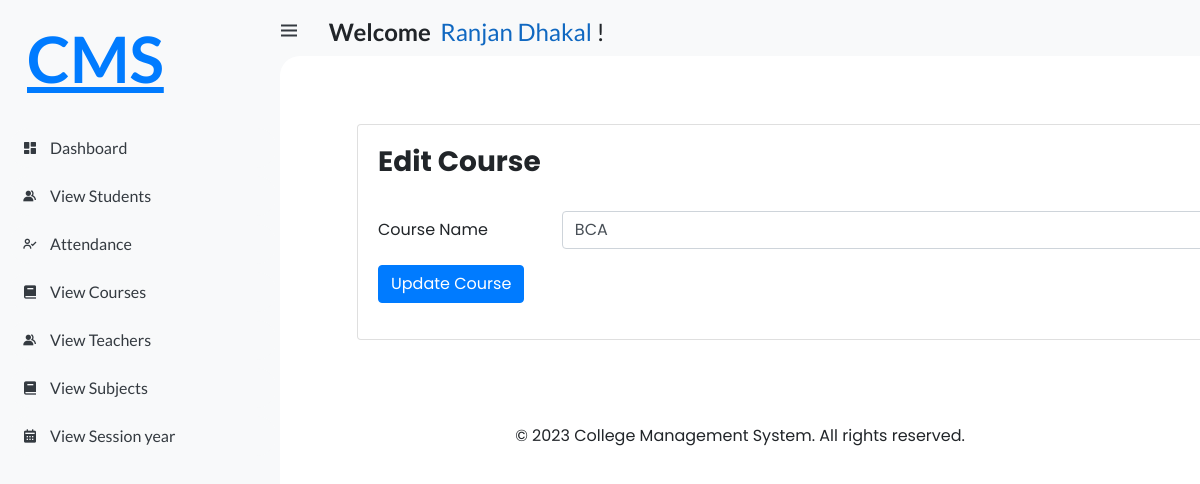
The app's page /hod/Courses/Edit/1 (signed in) with its own data.
### student_management_app/models.py (models this page shows, shortened)
class CustomUser(AbstractUser):
    USER = (
        (1, 'HOD'),
        (2, 'STAFF'),
        (3, 'STUDENT'),
    )
    user_type = models.CharField(choices=USER, max_length=50, default=1)
    profile_pic = models.ImageField(upload_to='media/profile_pic/')

class Course(models.Model):
    name = models.CharField(max_length=100)
    created_at = models.DateTimeField(auto_now_add=True)
    updated_at = models.DateTimeField(auto_now_add=True)

### student_management_system/Hod_views.py (the view)
# urls.py: path('hod/Courses/Edit/<str:id>', Hod_views.Edit_Courses, name="edit_courses"),
@login_required(login_url='/')
def Edit_Courses(request, id):
    course = Course.objects.get(id=id)
    context = {
        'course': course,
    }
    return render(request, 'Hod/edit_course.html', context)

### templates/Hod/edit_course.html (shortened to what this page needs)
{% extends 'index.html' %}
{% load static %}
{% block content %}
<link rel="stylesheet" href="{% static 'style/hod_styles/edit_course.css' %}">
<div class="card" >
  <div class="card-body">
    <div class="add_course">
        <h3><b>Edit Course</b></h3>
        <br>
        <form action="{% url 'update_courses'%}" method="post">
          <div class="form-group row">
            <label class="col-sm-2 col-form-label">Course Name</label>
            <div class="col-sm-10">
              <input type="text" class="form-control" id="name" name="name" value="{{course.name}}">
            </div>
          </div>
          <div class="form-group row">
            <div class="col-sm-10">
              <button type="submit" class="btn btn-primary">Update Course</button>
            </div>
          </div>
        </form>
    </div>
  </div>
</div>
{% endblock %}

### templates/index.html (shortened to what this page needs)
<!DOCTYPE html>
<html lang="en">
{% load static %}
{% load active_link_tags %}
<head>
	<link href='https://unpkg.com/boxicons@2.0.9/css/boxicons.min.css' rel='stylesheet'>
	<link rel="stylesheet" href="https://cdn.jsdelivr.net/npm/bootstrap@4.0.0/dist/css/bootstrap.min.css">
	<link rel="stylesheet" href="/static/css/base.css">
	<link rel="stylesheet" href="{% static 'style/index.css' %}">
	<link rel="stylesheet" href="https://cdn.jsdelivr.net/npm/bootstrap@4.0.0/dist/css/bootstrap.min.css">
</head>
<body>
	<section id="sidebar">
		<a href="{% url 'hod_home' %}" class="brand">
			<p style="margin-left: 27px;margin-top: 77px;font-size:4rem;">
				CMS
			</p>
		</a>
		{% if user.user_type == '1'%}
		<ul class="side-menu top">
			<li class="{% active_link 'hod_home' 'active' %}">
				<a href="{% url 'hod_home' %}">
					<i class='bx bxs-dashboard' ></i>
					<span class="text">Dashboard</span>
				</a>
			</li>
			<li class="{% active_link 'view_attendances' 'active' %}">
				<a href="{% url 'view_attendances' %}">
					<i class='bx bx-user-check' ></i>
					<span class="text">Attendance</span>
				</a>
			</li>
			<li class="{% active_link 'view_staffs' 'active' %}">
				<a href="{% url 'view_staffs' %}">
					<i class='bx bxs-group' ></i>
					<span class="text">Teachers</span>
				</a>
			</li>
			<li class="{% active_link 'view_students' 'active' %}">
				<a href="{% url 'view_students' %}">
					<i class='bx bxs-group' ></i>
					<span class="text">Students</span>
				</a>
			</li>
			<li class="{% active_link 'view_courses' 'active' %}">
				<a href="{% url 'view_courses' %}">
					<i class='bx bxs-book' ></i>
					<span class="text">Courses</span>
				</a>
			</li>
			<li class="{% active_link 'view_subjects' 'active' %}">
				<a href="{% url 'view_subjects' %}">
					<i class='bx bxs-book' ></i>
					<span class="text">Subjects</span>
				</a>
			</li>
			<li class="{% active_link 'view_sessions' 'active' %}">
				<a href="{% url 'view_sessions' %}">
					<i class='bx bxs-calendar' ></i>
					<span class="text">Session Year</span>
				</a>
			</li>
			<li class="{% active_link 'view_contacts' 'active' %}">
				<a href="{% url 'view_contacts' %}">
					<i class='bx bxs-contact' ></i>
					<span class="text">Contacts</span>
				</a>
			</li>
		</ul>
		{% elif user.user_type == '2'%}
		<ul class="side-menu top">
			<li class="{% active_link 'staff_home' 'active' %}">
				<a href="{% url 'staff_home' %}">
					<i class='bx bxs-dashboard' ></i>
					<span class="text">Dashboard</span>
				</a>
			</li>
			<li class="{% active_link 'feature_view_students' 'active' %}">
				<a href="{% url 'feature_view_students' %}">
					<i class='bx bxs-group' ></i>
					<span class="text">View Students</span>
				</a>
			</li>
			<li class="{% active_link 'view_staff_attendances' 'active' %}">
				<a href="{% url 'view_staff_attendances' %}">
					<i class='bx bx-user-check'></i>
					<span class="text">Attendance</span>
				</a>
			</li>
			<li class="{% active_link 'feature_view_courses' 'active' %}">
				<a href="{% url 'feature_view_courses' %}">
					<i class='bx bxs-book' ></i>
					<span class="text">View Courses</span>
				</a>
			</li>
			<li class="{% active_link 'feature_view_staffs' 'active' %}">
				<a href="{% url 'feature_view_staffs' %}">
					<i class='bx bxs-group' ></i>
					<span class="text">View Teachers</span>
				</a>
			</li>
			<li class="{% active_link 'feature_view_subjects' 'active' %}">
				<a href="{% url 'feature_view_subjects' %}">
					<i class='bx bxs-book' ></i>
					<span class="text">View Subjects</span>
				</a>
			</li>
			<li class="{% active_link 'feature_view_sessions' 'active' %}">
				<a href="{% url 'feature_view_sessions' %}">
					<i class='bx bxs-calendar' ></i>
					<span class="text">View Session year</span>
				</a>
			</li>
		</ul>
		{% endif%}
	</section>
	<section id="content">
		<nav>
			<div class="container mt-5" style="margin-top: 1rem!important;">
				<div class="row">
					<div class="col-md-6">
						<div class="top-nav-search">
							<h4 style="margin-left: -42px;">
							<i class='bx bx-menu' ></i>
								<strong>Welcome</strong>&nbsp;
								<span style="color: #1068c1;">{{user.first_name}} {{user.last_name}}</span>&nbsp;!
							</h4>
						</div>
					</div>
					<div class="col-md-6">
					</div>
				</div>
			</div>
		</nav>
		<main>
			{% block content %}
			{% endblock %}
			<br><br><br><br>
			<footer>
				<div class="container">
					<div class="row">
						<div class="col-md-12 text-center">
							<p style="margin-bottom: -7px;">&copy; 2023 College Management System. All rights reserved.</p>
						</div>
					</div>
				</div>
			</footer>
		</main>
	</section>
</body>
</html>

### static/css/base.css (style rules this page uses)
* { margin: 0; padding: 0; box-sizing: border-box; }
a { text-decoration: none; }
li { list-style: none; }
:root { --poppins: 'Poppins', sans-serif; --lato: 'Lato', sans-serif; --light: #F9F9F9; --blue: #3C91E6; --light-blue: #CFE8FF; --grey: #eee; --dark-grey: #AAAAAA; --dark: #342E37; --red: #DB504A; --yellow: #FFCE26; --light-yellow: #FFF2C6; --orange: #FD7238; --light-orange: #FFE0D3; }
html { overflow-x: hidden; }
body { background: var(--grey); overflow-x: hidden; }

### static/style/index.css (style rules this page uses)
* { margin: 0; padding: 0; box-sizing: border-box; }
a { text-decoration: none; }
li { list-style: none; }
:root { --poppins: 'Poppins', sans-serif; --lato: 'Lato', sans-serif; --light: #F9F9F9; --blue: #3C91E6; --light-blue: #CFE8FF; --grey: #eee; --dark-grey: #AAAAAA; --dark: #342E37; --red: #DB504A; --yellow: #FFCE26; --light-yellow: #FFF2C6; --orange: #FD7238; --light-orange: #FFE0D3; }
html { overflow-x: hidden; }
body { background: var(--grey); overflow-x: hidden; }
#sidebar { position: fixed; top: 0; left: 0; width: 280px; height: 100%; background: var(--light); z-index: 2000; font-family: var(--lato); transition: .3s ease; overflow-x: hidden; scrollbar-width: none; }
#sidebar .brand { font-size: 24px; font-weight: 700; height: 56px; display: flex; align-items: center; color: var(--blue); position: sticky; top: 0; left: 0; background: var(--light); z-index: 500; padding-bottom: 20px; box-sizing: content-box; }
#sidebar .side-menu { width: 100%; margin-top: 48px; }
#sidebar .side-menu li { height: 48px; background: transparent; margin-left: 6px; border-radius: 48px 0 0 48px; padding: 4px; }
#sidebar .side-menu li a { width: 100%; height: 100%; background: var(--light); display: flex; align-items: center; border-radius: 48px; font-size: 16px; color: var(--dark); white-space: nowrap; overflow-x: hidden; }
#sidebar .side-menu li a .bx { min-width: calc(60px - ((4px + 6px) * 2)); display: flex; justify-content: center; }
#content { position: relative; width: calc(100% - 280px); left: 280px; transition: .3s ease; }
#content nav { height: 56px; background: var(--light); padding: 0 24px; display: flex; align-items: center; grid-gap: 24px; font-family: var(--lato); position: sticky; top: 0; left: 0; z-index: 1000; }
#content nav::before { content: ''; position: absolute; width: 40px; height: 40px; bottom: -40px; left: 0; border-radius: 50%; box-shadow: -20px -20px 0 var(--light); }
#content nav .bx.bx-menu { cursor: pointer; color: var(--dark); }
#content main { width: 100%; padding: 36px 24px; font-family: var(--poppins); max-height: calc(100vh - 56px); overflow-y: auto; }
.container { margin-top: -12px; }

### static/style/hod_styles/edit_course.css (style rules this page uses)
.add_course { background: white; }
.card { width: 1115px; margin-left: 53px; margin-top: 2rem; }

### records on screen
CustomUser: first_name "Ranjan", last_name "Dhakal"
Course: name "BCA"
